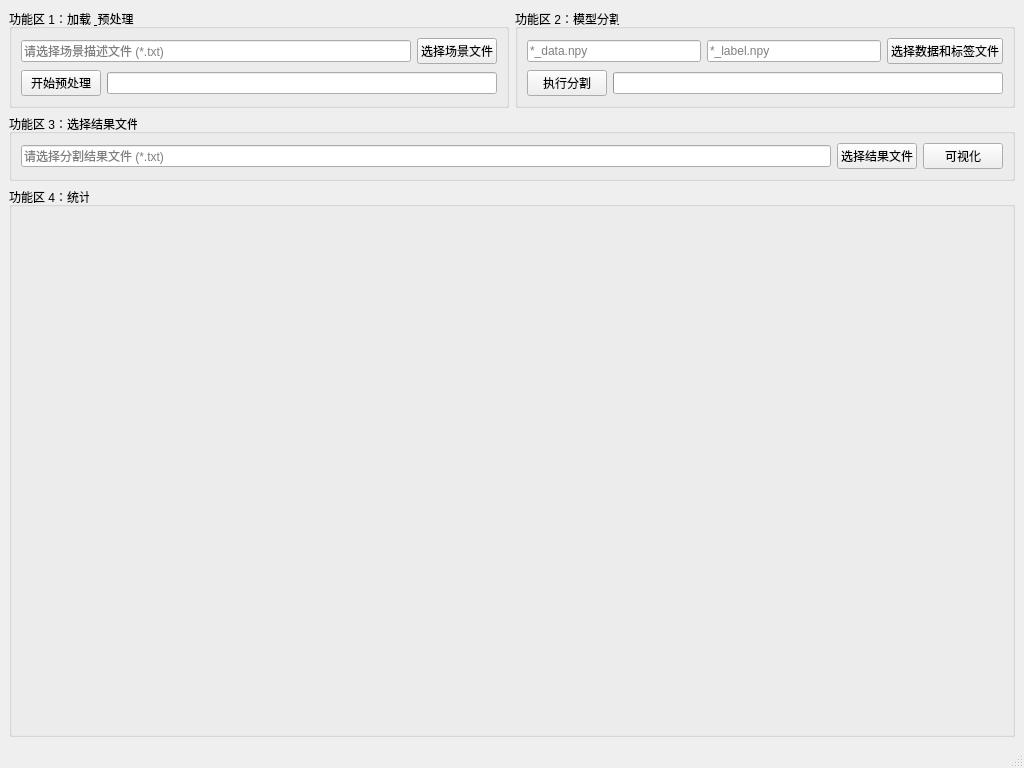
<?xml version="1.0" encoding="UTF-8"?>
<ui version="4.0">
 <class>MainWindow</class>
 <widget class="QMainWindow" name="MainWindow">
  <property name="geometry">
   <rect>
    <x>0</x>
    <y>0</y>
    <width>1024</width>
    <height>768</height>
   </rect>
  </property>
  <property name="windowTitle">
   <string>场景分割与统计工具 v1.0</string>
  </property>
  <widget class="QWidget" name="centralwidget">
   <layout class="QVBoxLayout" name="verticalLayout">
    <item>
     <layout class="QHBoxLayout" name="horizontalLayoutTop">
      <item>
       <widget class="QGroupBox" name="groupBoxLoad">
        <property name="title">
         <string>功能区 1：加载 &amp; 预处理</string>
        </property>
        <layout class="QVBoxLayout" name="verticalLayoutLoad">
         <item>
          <layout class="QHBoxLayout" name="horizontalLayoutTxtSelect">
           <item>
            <widget class="QLineEdit" name="lineEditSceneFile">
             <property name="readOnly">
              <bool>true</bool>
             </property>
             <property name="placeholderText">
              <string>请选择场景描述文件 (*.txt)</string>
             </property>
            </widget>
           </item>
           <item>
            <widget class="QPushButton" name="btnSelectSceneFile">
             <property name="text">
              <string>选择场景文件</string>
             </property>
            </widget>
           </item>
          </layout>
         </item>
         <item>
          <layout class="QHBoxLayout" name="horizontalLayoutPreprocess">
           <item>
            <widget class="QPushButton" name="btnStartPreprocess">
             <property name="text">
              <string>开始预处理</string>
             </property>
            </widget>
           </item>
           <item>
            <widget class="QProgressBar" name="pbarPreprocess"/>
           </item>
          </layout>
         </item>
        </layout>
       </widget>
      </item>
      <item>
       <widget class="QGroupBox" name="groupBoxSegment">
        <property name="title">
         <string>功能区 2：模型分割</string>
        </property>
        <layout class="QVBoxLayout" name="verticalLayoutSegment">
         <item>
          <layout class="QHBoxLayout" name="horizontalLayoutDatasetSelect">
           <item>
            <widget class="QLineEdit" name="lineEditDataFile">
             <property name="readOnly">
              <bool>true</bool>
             </property>
             <property name="placeholderText">
              <string>*_data.npy</string>
             </property>
            </widget>
           </item>
           <item>
            <widget class="QLineEdit" name="lineEditLabelFile">
             <property name="readOnly">
              <bool>true</bool>
             </property>
             <property name="placeholderText">
              <string>*_label.npy</string>
             </property>
            </widget>
           </item>
           <item>
            <widget class="QPushButton" name="btnSelectDataset">
             <property name="text">
              <string>选择数据和标签文件</string>
             </property>
            </widget>
           </item>
          </layout>
         </item>
         <item>
          <layout class="QHBoxLayout" name="horizontalLayoutSegment">
           <item>
            <widget class="QPushButton" name="btnSegment">
             <property name="text">
              <string>执行分割</string>
             </property>
            </widget>
           </item>
           <item>
            <widget class="QProgressBar" name="pbarSegment"/>
           </item>
          </layout>
         </item>
        </layout>
       </widget>
      </item>
     </layout>
    </item>
    <item>
     <widget class="QGroupBox" name="groupBoxSelectResult">
      <property name="title">
       <string>功能区 3：选择结果文件</string>
      </property>
      <layout class="QHBoxLayout" name="horizontalLayoutResultSelect">
       <item>
        <widget class="QLineEdit" name="lineEditResultFile">
         <property name="readOnly">
          <bool>true</bool>
         </property>
         <property name="placeholderText">
          <string>请选择分割结果文件 (*.txt)</string>
         </property>
        </widget>
       </item>
       <item>
        <widget class="QPushButton" name="btnSelectResultFile">
         <property name="text">
          <string>选择结果文件</string>
         </property>
        </widget>
       </item>
       <item>
        <widget class="QPushButton" name="btnVisualize">
         <property name="text">
          <string>可视化</string>
         </property>
        </widget>
       </item>
      </layout>
     </widget>
    </item>
    <item>
     <widget class="QGroupBox" name="groupBoxStat">
      <property name="title">
       <string>功能区 4：统计</string>
      </property>
      <layout class="QVBoxLayout" name="verticalLayoutStat">
       <item>
        <widget class="QWidget" name="pieChartWidget" native="true">
         <property name="sizePolicy">
          <sizepolicy hsizetype="Preferred" vsizetype="Expanding">
           <horstretch>0</horstretch>
           <verstretch>0</verstretch>
          </sizepolicy>
         </property>
         <property name="minimumSize">
          <size>
           <width>200</width>
           <height>200</height>
          </size>
         </property>
        </widget>
       </item>
      </layout>
     </widget>
    </item>
   </layout>
  </widget>
  <widget class="QMenuBar" name="menubar">
   <property name="geometry">
    <rect>
     <x>0</x>
     <y>0</y>
     <width>1024</width>
     <height>26</height>
    </rect>
   </property>
  </widget>
  <widget class="QStatusBar" name="statusbar"/>
 </widget>
 <resources/>
 <connections/>
</ui>
